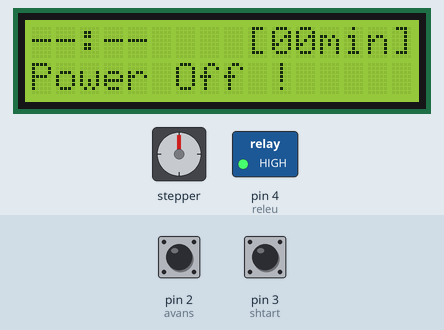
Recording of a sketch running on a simulated Arduino Uno, built with avr-gcc and run on an emulated ATmega328P. Shown: stepper motor, 16×2 character LCD, switched loads named in the sketch (green lamp = pin HIGH). Wiring (inferred from the names in the program): stepper motor (2048 steps per turn assumed): coils pin 5, pin 6, pin 7, pin 8. The test bench sets the inputs (shaded band); at power-on: pin 3 (shtart) HIGH, pin 2 (avans) HIGH. Pins used as bus, display or sensor lines are not drawn.

Above: at 5.3 s.
5.4 s: pin 3 (shtart) pulled LOW for 0.15 s
At 6.1 s:
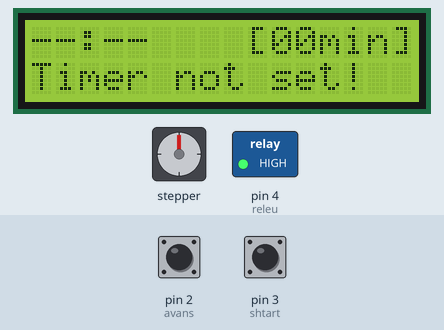
8.5 s: pin 2 (avans) pulled LOW for 3.2 s
At 12.2 s:
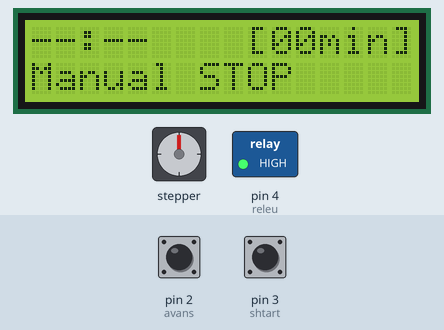
14.7 s: pin 2 (avans) pulled LOW for 0.15 s
At 16.0 s:
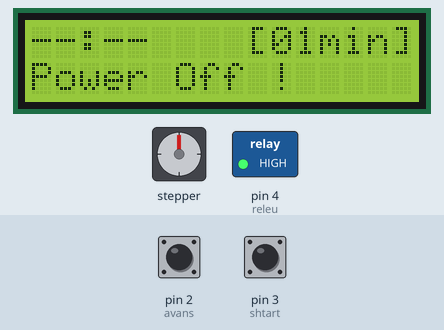
16.7 s: pin 3 (shtart) pulled LOW for 1 s
At 16.97 s:
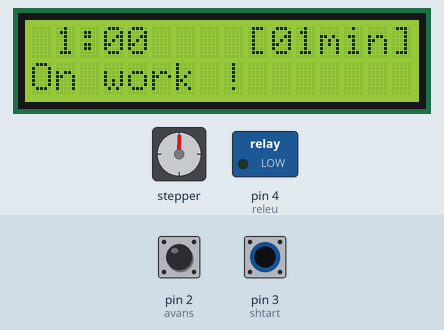
19.2 s: pin 2 (avans) pulled LOW for 1 s
At 20.3 s:
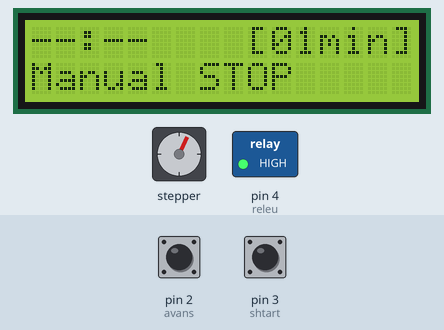
23.2 s: pin 3 (shtart) pulled LOW for 0.15 s
At 23.53 s:
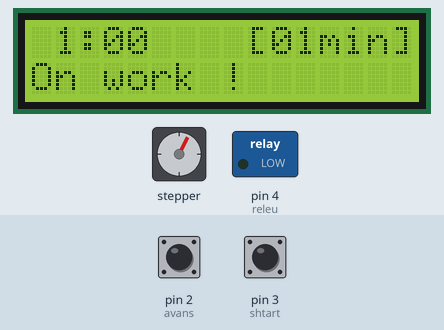
Timing chart, 0 to 30.3 s (numbered marks = the images above; inputs shaded):
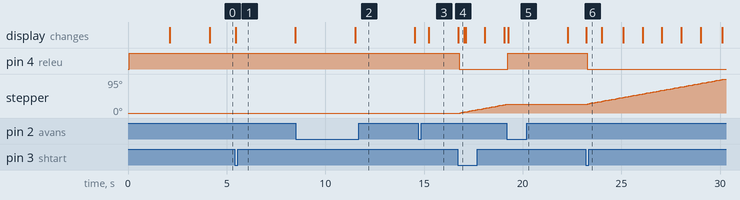

Measured:
- after the input at 5.4 s, the display: changes after 0.06 s (image 1)
- after the input at 8.5 s, the display: changes after 3.0 s (image 2)
- after the input at 14.7 s, the display: changes after 0.53 s (image 3)
- after the input at 16.7 s, pin 4 (releu): HIGH → LOW after 0.07 s; stepper: keeps turning clockwise at about 10°/s, starting after 0.12 s; the display: changes at once (image 4)
- after the input at 19.2 s, pin 4 (releu): LOW → HIGH at once; stepper: goes on until 19.2 s, then stays 25°; the display: changes after 0.06 s (image 5)
- after the input at 23.2 s, pin 4 (releu): HIGH → LOW after 0.07 s; stepper: keeps turning clockwise at about 10°/s, starting after 0.10 s; the display: changes at once (image 6)

The sketch:

timer.ino
```cpp
/*
 * clepsydra (timer) with relay and stepper motor
 * sketch by nicu FLORICA (niq_ro)
 *
 */

#include <Wire.h>
#include <LiquidCrystal_I2C.h>
LiquidCrystal_I2C lcd(0x3f, 16, 2);  // Set the LCD address to 0x27 for a 16 chars and 2 line display

#define avans 2  // pin for increase time
#define shtart 3  // pin for begin the operation
#define releu 4  // pin for relay

// stepper part: https://create.arduino.cc/projecthub/debanshudas23/getting-started-with-stepper-motor-28byj-48-3de8c9
#define A 5
#define B 6
#define C 7
#define D 8

#define repaus HIGH
#define atras LOW
// or
/*
#define repaus LOW
#define atras HIGH
*/

int timp_min = 0;  // time in minutes
int timp_sec = 0;  // time in seconds
int timp_pas = 60;  // 300 sec = 5 min
int timp_max = 600;  // 1800 sec = 30 min
long timp_activare = 0; // time for store pushing
long timp_ramas = 0;  // remaining time
int timp_ramas_min = 0;
int timp_ramas_sec = 0;
byte activare = 0;  // variable for acctivate/dezactivate the timer

void setup()
{
//  Serial.begin(9600);
	lcd.begin(); // initialize the LCD
  // lcd.init();  // for other libraries
  lcd.clear();  // clear display
pinMode(avans, INPUT);  // pin as input
pinMode(shtart, INPUT);
digitalWrite(avans, HIGH);  // activate internal pullup resistor for pin
digitalWrite(shtart, HIGH);
pinMode(A,OUTPUT);  // pin as output
pinMode(B,OUTPUT);
pinMode(C,OUTPUT);
pinMode(D,OUTPUT);
digitalWrite(A,0);  // pin as 0
digitalWrite(B,0);
digitalWrite(C,0);
digitalWrite(D,0);
pinMode(releu, OUTPUT);
digitalWrite(releu,repaus);  	// releu in stand-by

	lcd.backlight();  // Turn on the blacklight and print a message.
	lcd.setCursor(0,0);  // se cursor in left upside
	lcd.print("Clepsydra ver. 1");
  lcd.setCursor(0,1);  // se cursor in left downside
  lcd.print("by Nicu Florica ");
  delay(2000);  // small pause
  lcd.setCursor(0,1);  // se cursor in left downside
  lcd.print("by niq_ro       ");
  delay(2000);  // small pause
  lcd.clear();
}

void write(int a,int b,int c,int d){
digitalWrite(A,a);
digitalWrite(B,b);
digitalWrite(C,c);
digitalWrite(D,d);
}

void onestep(){
write(1,0,0,0);
delay(5);
write(1,1,0,0);
delay(5);
write(0,1,0,0);
delay(5);
write(0,1,1,0);
delay(5);
write(0,0,1,0);
delay(5);
write(0,0,1,1);
delay(5);
write(0,0,0,1);
delay(5);
write(1,0,0,1);
delay(5);
}


void loop()
{

if ((digitalRead(avans) == LOW) and (activare == 0)) // if button is pushed
{
  timp_sec = timp_sec + timp_pas;
  if (timp_sec > timp_max) timp_sec = 0;
  delay(500);
}
  timp_min = timp_sec/60;  // convert time in minutes
  lcd.setCursor(9,0);
  lcd.print("[");
  if (timp_min < 10) lcd.print("0");
  lcd.print(timp_min);
  lcd.print("min]");
if (digitalRead(shtart) == LOW)  // if START button is pushed
{
  activare = 1;
  timp_activare = millis()/1000;
}

if (activare == 0)
{
  lcd.setCursor(0,0);
  lcd.print("--:--");
  lcd.setCursor(0,1);
  lcd.print("Power Off !     ");
  write(0,0,0,0);  // motor stop
  digitalWrite(releu, repaus);
}

if (activare == 1)
{
  lcd.setCursor(0,1);
  lcd.print("On work !         ");
  if (timp_sec == 0)
  {
   activare = 0;
   lcd.setCursor(0,1);
   lcd.print("Timer not set!  ");
   delay(3000);
  }
  timp_ramas = timp_sec + timp_activare - millis()/1000;
//  Serial.println(timp_ramas);
//  if ((timp_ramas < 0) or (timp_ramas > timp_max))
  if (timp_ramas < 0)
  {
    activare = 0;
    lcd.setCursor(0,0);
    lcd.print("--:--");
    lcd.setCursor(0,1);
    lcd.print("The End         ");
    digitalWrite(releu, repaus);
    write(0,0,0,0);  // motor stop
    delay(3000);

  }
  else
  {
  timp_ramas_min = timp_ramas/60;
  timp_ramas_sec = timp_ramas%60;
  lcd.setCursor(0,0);
  if (timp_ramas_min < 10) lcd.print(" ");
  lcd.print(timp_ramas_min);
  lcd.print(":");
  if (timp_ramas_sec < 10) lcd.print("0");
  lcd.print(timp_ramas_sec);
  onestep();
  digitalWrite(releu, atras);
  }
   if (digitalRead(avans) == LOW)
  {
   activare = 0;
   digitalWrite(releu, repaus);
   write(0,0,0,0);  // motor stop
   lcd.setCursor(0,1);
   lcd.print("Manual STOP     ");
   lcd.setCursor(0,0);
   lcd.print("--:--");
   delay(3000);
  }

}

} // end main loop
```
